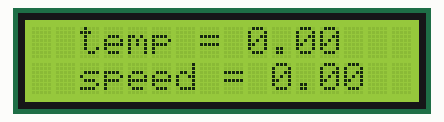
The sketch below on a simulated ESP8266 (NodeMCU). On the bench: 16×2 character LCD. WiFi joins after 1.5 s; servers stay silent unless stated; uploads are accepted with an empty reply; what the sketch prints to the serial monitor is not drawn.

Above: at 6.9 s.

The sketch:

sun_sphere.ino
```cpp
#include <ESP8266WiFi.h>
#include <LiquidCrystal_I2C.h>

LiquidCrystal_I2C lcd( 0x27, 16, 2 );

const char* ssid     = "Amira";
const char* password = "123456789";

const char* host = "services.swpc.noaa.gov"; // only google.com not https://google.com
String datarx;
int pos, start, finish;
String words;
float speeds, temps;

void setup() {
  lcd.init();
  lcd.clear();
  lcd.backlight();
  Serial.begin(115200);
  delay(10);

  Serial.println();
  Serial.print("Connecting to ");
  Serial.println(ssid);

  WiFi.begin(ssid, password);

  while (WiFi.status() != WL_CONNECTED) {
    delay(500);
    Serial.print(".");
  }

  Serial.println("");
  Serial.println("WiFi connected");
  Serial.println("IP address: ");
  Serial.println(WiFi.localIP());
}

void loop() {
  delay(5000);

  Serial.print("connecting to ");
  Serial.println(host);

  // Use WiFiClient class to create TCP connections
  WiFiClientSecure client;
  const int httpPort = 443; // 80 is for HTTP / 443 is for HTTPS!

  client.setInsecure(); // this is the magical line that makes everything work

  if (!client.connect(host, httpPort)) { //works!
    Serial.println("connection failed");
    return;
  }

  // We now create a URI for the request
  String url = "/products/solar-wind/plasma-5-minute.json";


  Serial.print("Requesting URL: ");
  Serial.println(url);

  // This will send the request to the server
  client.print(String("GET ") + url + " HTTP/1.1\r\n" +
               "Host: " + host + "\r\n" +
               "Connection: close\r\n\r\n");

  Serial.println();
  while (client.connected()) {
    String line = client.readStringUntil('\n');
    if (line == "\r") {
      break;
    }
  }
  while (client.available()) {
    datarx += client.readStringUntil('\n');
  }
  Serial.println(datarx);
  pos = 0;
  start, finish;
  for (int i = 0; i < 6; i++)
  {
    pos = datarx.indexOf(",", pos+1);
  }
  start = pos+2;
  pos = datarx.indexOf(",", start);
  finish = pos - 1;
  words = datarx.substring(start, finish);
  speeds = words.toFloat();

  start = finish + 3;
  pos = datarx.indexOf("\"", start);
  finish = pos;
  words = datarx.substring(start, finish);
  temps = words.toFloat();

  Serial.print("temperature = ");
  Serial.println(temps);
  Serial.print("speed = ");
  Serial.println(speeds);
  datarx = "";
  Serial.println("closing connection");
  lcd.setCursor( 2, 0 );
  lcd.print( "temp = " );
  lcd.setCursor( 9, 0 );
  lcd.print(temps);
  lcd.setCursor( 2, 1 );
  lcd.print( "speed = " );
  lcd.setCursor( 10, 1 );
  lcd.print( speeds );
  delay(50000);
  lcd.clear();
}
```

Measured:
- what the display in image 0 shows lasts 50.0 s, from 6.9 s to 56.9 s
